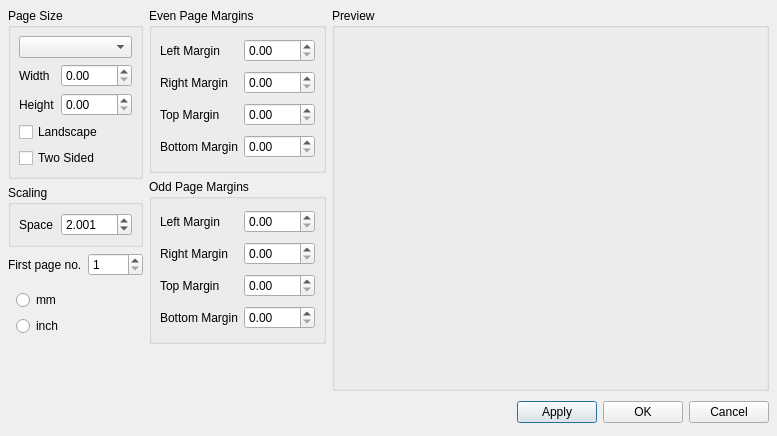
<?xml version="1.0" encoding="UTF-8"?>
<ui version="4.0">
 <class>PageSettingsBase</class>
 <widget class="QDialog" name="PageSettingsBase">
  <property name="geometry">
   <rect>
    <x>0</x>
    <y>0</y>
    <width>777</width>
    <height>436</height>
   </rect>
  </property>
  <property name="windowTitle">
   <string>MuseScore: Page Settings</string>
  </property>
  <layout class="QGridLayout">
   <property name="margin">
    <number>8</number>
   </property>
   <property name="spacing">
    <number>6</number>
   </property>
   <item row="0" column="2" rowspan="2">
    <widget class="QGroupBox" name="previewGroup">
     <property name="sizePolicy">
      <sizepolicy hsizetype="Expanding" vsizetype="Expanding">
       <horstretch>0</horstretch>
       <verstretch>0</verstretch>
      </sizepolicy>
     </property>
     <property name="title">
      <string>Preview</string>
     </property>
    </widget>
   </item>
   <item row="2" column="0" colspan="3">
    <layout class="QHBoxLayout">
     <property name="spacing">
      <number>6</number>
     </property>
     <property name="margin">
      <number>0</number>
     </property>
     <item>
      <spacer>
       <property name="orientation">
        <enum>Qt::Horizontal</enum>
       </property>
       <property name="sizeHint" stdset="0">
        <size>
         <width>131</width>
         <height>31</height>
        </size>
       </property>
      </spacer>
     </item>
     <item>
      <widget class="QPushButton" name="buttonApply">
       <property name="text">
        <string>Apply</string>
       </property>
      </widget>
     </item>
     <item>
      <widget class="QPushButton" name="buttonOk">
       <property name="text">
        <string>OK</string>
       </property>
      </widget>
     </item>
     <item>
      <widget class="QPushButton" name="buttonCancel">
       <property name="text">
        <string>Cancel</string>
       </property>
      </widget>
     </item>
    </layout>
   </item>
   <item row="0" column="0">
    <layout class="QVBoxLayout">
     <property name="spacing">
      <number>6</number>
     </property>
     <property name="margin">
      <number>0</number>
     </property>
     <item>
      <widget class="QGroupBox" name="groupBox">
       <property name="title">
        <string>Page Size</string>
       </property>
       <layout class="QGridLayout">
        <property name="margin">
         <number>8</number>
        </property>
        <property name="spacing">
         <number>6</number>
        </property>
        <item row="1" column="1">
         <widget class="QDoubleSpinBox" name="pageWidth">
          <property name="sizePolicy">
           <sizepolicy hsizetype="Minimum" vsizetype="Fixed">
            <horstretch>0</horstretch>
            <verstretch>0</verstretch>
           </sizepolicy>
          </property>
          <property name="maximum">
           <double>2000.000000000000000</double>
          </property>
         </widget>
        </item>
        <item row="2" column="1">
         <widget class="QDoubleSpinBox" name="pageHeight">
          <property name="sizePolicy">
           <sizepolicy hsizetype="Minimum" vsizetype="Fixed">
            <horstretch>0</horstretch>
            <verstretch>0</verstretch>
           </sizepolicy>
          </property>
          <property name="maximum">
           <double>2000.000000000000000</double>
          </property>
         </widget>
        </item>
        <item row="4" column="0" colspan="2">
         <widget class="QCheckBox" name="twosided">
          <property name="text">
           <string>Two Sided</string>
          </property>
         </widget>
        </item>
        <item row="3" column="0" colspan="2">
         <widget class="QCheckBox" name="landscape">
          <property name="text">
           <string>Landscape</string>
          </property>
         </widget>
        </item>
        <item row="2" column="0">
         <widget class="QLabel" name="label_3">
          <property name="text">
           <string>Height</string>
          </property>
          <property name="textFormat">
           <enum>Qt::PlainText</enum>
          </property>
          <property name="buddy">
           <cstring>pageHeight</cstring>
          </property>
         </widget>
        </item>
        <item row="1" column="0">
         <widget class="QLabel" name="label_2">
          <property name="text">
           <string>Width</string>
          </property>
          <property name="textFormat">
           <enum>Qt::PlainText</enum>
          </property>
          <property name="buddy">
           <cstring>pageWidth</cstring>
          </property>
         </widget>
        </item>
        <item row="0" column="0" colspan="2">
         <widget class="QComboBox" name="pageGroup"/>
        </item>
       </layout>
      </widget>
     </item>
     <item>
      <widget class="QGroupBox" name="groupBox_2">
       <property name="title">
        <string>Scaling</string>
       </property>
       <layout class="QHBoxLayout">
        <property name="spacing">
         <number>6</number>
        </property>
        <property name="margin">
         <number>8</number>
        </property>
        <item>
         <widget class="QLabel" name="label">
          <property name="text">
           <string>Space</string>
          </property>
          <property name="textFormat">
           <enum>Qt::PlainText</enum>
          </property>
          <property name="buddy">
           <cstring>spatiumEntry</cstring>
          </property>
         </widget>
        </item>
        <item>
         <widget class="QDoubleSpinBox" name="spatiumEntry">
          <property name="sizePolicy">
           <sizepolicy hsizetype="Minimum" vsizetype="Fixed">
            <horstretch>0</horstretch>
            <verstretch>0</verstretch>
           </sizepolicy>
          </property>
          <property name="decimals">
           <number>3</number>
          </property>
          <property name="minimum">
           <double>0.001000000000000</double>
          </property>
          <property name="maximum">
           <double>999.990000000000009</double>
          </property>
          <property name="singleStep">
           <double>0.200000000000000</double>
          </property>
          <property name="value">
           <double>2.001000000000000</double>
          </property>
         </widget>
        </item>
       </layout>
      </widget>
     </item>
     <item>
      <layout class="QHBoxLayout" name="horizontalLayout_2">
       <item>
        <widget class="QLabel" name="label_12">
         <property name="text">
          <string>First page no.</string>
         </property>
         <property name="textFormat">
          <enum>Qt::PlainText</enum>
         </property>
         <property name="buddy">
          <cstring>pageOffsetEntry</cstring>
         </property>
        </widget>
       </item>
       <item>
        <widget class="QSpinBox" name="pageOffsetEntry">
         <property name="minimum">
          <number>1</number>
         </property>
         <property name="maximum">
          <number>999</number>
         </property>
        </widget>
       </item>
      </layout>
     </item>
     <item>
      <layout class="QVBoxLayout">
       <property name="spacing">
        <number>6</number>
       </property>
       <property name="margin">
        <number>8</number>
       </property>
       <item>
        <widget class="QRadioButton" name="mmButton">
         <property name="text">
          <string>mm</string>
         </property>
        </widget>
       </item>
       <item>
        <widget class="QRadioButton" name="inchButton">
         <property name="text">
          <string>inch</string>
         </property>
        </widget>
       </item>
      </layout>
     </item>
    </layout>
   </item>
   <item row="0" column="1">
    <layout class="QVBoxLayout">
     <property name="spacing">
      <number>6</number>
     </property>
     <property name="margin">
      <number>0</number>
     </property>
     <item>
      <widget class="QGroupBox" name="groupBox_3">
       <property name="title">
        <string>Even Page Margins</string>
       </property>
       <layout class="QGridLayout">
        <property name="margin">
         <number>8</number>
        </property>
        <property name="spacing">
         <number>6</number>
        </property>
        <item row="3" column="1">
         <widget class="QDoubleSpinBox" name="evenPageBottomMargin">
          <property name="sizePolicy">
           <sizepolicy hsizetype="Preferred" vsizetype="Fixed">
            <horstretch>0</horstretch>
            <verstretch>0</verstretch>
           </sizepolicy>
          </property>
          <property name="maximum">
           <double>2000.000000000000000</double>
          </property>
         </widget>
        </item>
        <item row="2" column="1">
         <widget class="QDoubleSpinBox" name="evenPageTopMargin">
          <property name="sizePolicy">
           <sizepolicy hsizetype="Preferred" vsizetype="Fixed">
            <horstretch>0</horstretch>
            <verstretch>0</verstretch>
           </sizepolicy>
          </property>
          <property name="maximum">
           <double>2000.000000000000000</double>
          </property>
         </widget>
        </item>
        <item row="1" column="1">
         <widget class="QDoubleSpinBox" name="evenPageRightMargin">
          <property name="sizePolicy">
           <sizepolicy hsizetype="Preferred" vsizetype="Fixed">
            <horstretch>0</horstretch>
            <verstretch>0</verstretch>
           </sizepolicy>
          </property>
          <property name="maximum">
           <double>2000.000000000000000</double>
          </property>
         </widget>
        </item>
        <item row="0" column="1">
         <widget class="QDoubleSpinBox" name="evenPageLeftMargin">
          <property name="sizePolicy">
           <sizepolicy hsizetype="Fixed" vsizetype="Fixed">
            <horstretch>0</horstretch>
            <verstretch>0</verstretch>
           </sizepolicy>
          </property>
          <property name="maximum">
           <double>2000.000000000000000</double>
          </property>
         </widget>
        </item>
        <item row="3" column="0">
         <widget class="QLabel" name="label_7">
          <property name="text">
           <string>Bottom Margin</string>
          </property>
          <property name="textFormat">
           <enum>Qt::PlainText</enum>
          </property>
          <property name="buddy">
           <cstring>evenPageBottomMargin</cstring>
          </property>
         </widget>
        </item>
        <item row="2" column="0">
         <widget class="QLabel" name="label_6">
          <property name="text">
           <string>Top Margin</string>
          </property>
          <property name="textFormat">
           <enum>Qt::PlainText</enum>
          </property>
          <property name="buddy">
           <cstring>evenPageTopMargin</cstring>
          </property>
         </widget>
        </item>
        <item row="1" column="0">
         <widget class="QLabel" name="label_5">
          <property name="text">
           <string>Right Margin</string>
          </property>
          <property name="textFormat">
           <enum>Qt::PlainText</enum>
          </property>
          <property name="buddy">
           <cstring>evenPageRightMargin</cstring>
          </property>
         </widget>
        </item>
        <item row="0" column="0">
         <widget class="QLabel" name="label_4">
          <property name="text">
           <string>Left Margin</string>
          </property>
          <property name="textFormat">
           <enum>Qt::PlainText</enum>
          </property>
          <property name="buddy">
           <cstring>evenPageLeftMargin</cstring>
          </property>
         </widget>
        </item>
       </layout>
      </widget>
     </item>
     <item>
      <widget class="QGroupBox" name="groupBox_4">
       <property name="title">
        <string>Odd Page Margins</string>
       </property>
       <layout class="QGridLayout">
        <property name="margin">
         <number>8</number>
        </property>
        <property name="spacing">
         <number>6</number>
        </property>
        <item row="3" column="1">
         <widget class="QDoubleSpinBox" name="oddPageBottomMargin">
          <property name="sizePolicy">
           <sizepolicy hsizetype="Preferred" vsizetype="Fixed">
            <horstretch>0</horstretch>
            <verstretch>0</verstretch>
           </sizepolicy>
          </property>
          <property name="maximum">
           <double>2000.000000000000000</double>
          </property>
         </widget>
        </item>
        <item row="2" column="1">
         <widget class="QDoubleSpinBox" name="oddPageTopMargin">
          <property name="sizePolicy">
           <sizepolicy hsizetype="Preferred" vsizetype="Fixed">
            <horstretch>0</horstretch>
            <verstretch>0</verstretch>
           </sizepolicy>
          </property>
          <property name="maximum">
           <double>2000.000000000000000</double>
          </property>
         </widget>
        </item>
        <item row="1" column="1">
         <widget class="QDoubleSpinBox" name="oddPageRightMargin">
          <property name="sizePolicy">
           <sizepolicy hsizetype="Preferred" vsizetype="Fixed">
            <horstretch>0</horstretch>
            <verstretch>0</verstretch>
           </sizepolicy>
          </property>
          <property name="maximum">
           <double>2000.000000000000000</double>
          </property>
         </widget>
        </item>
        <item row="0" column="1">
         <widget class="QDoubleSpinBox" name="oddPageLeftMargin">
          <property name="sizePolicy">
           <sizepolicy hsizetype="Fixed" vsizetype="Fixed">
            <horstretch>0</horstretch>
            <verstretch>0</verstretch>
           </sizepolicy>
          </property>
          <property name="maximum">
           <double>2000.000000000000000</double>
          </property>
         </widget>
        </item>
        <item row="3" column="0">
         <widget class="QLabel" name="label_11">
          <property name="text">
           <string>Bottom Margin</string>
          </property>
          <property name="textFormat">
           <enum>Qt::PlainText</enum>
          </property>
          <property name="buddy">
           <cstring>oddPageBottomMargin</cstring>
          </property>
         </widget>
        </item>
        <item row="2" column="0">
         <widget class="QLabel" name="label_10">
          <property name="text">
           <string>Top Margin</string>
          </property>
          <property name="textFormat">
           <enum>Qt::PlainText</enum>
          </property>
          <property name="buddy">
           <cstring>oddPageTopMargin</cstring>
          </property>
         </widget>
        </item>
        <item row="1" column="0">
         <widget class="QLabel" name="label_9">
          <property name="text">
           <string>Right Margin</string>
          </property>
          <property name="textFormat">
           <enum>Qt::PlainText</enum>
          </property>
          <property name="buddy">
           <cstring>oddPageRightMargin</cstring>
          </property>
         </widget>
        </item>
        <item row="0" column="0">
         <widget class="QLabel" name="label_8">
          <property name="text">
           <string>Left Margin</string>
          </property>
          <property name="textFormat">
           <enum>Qt::PlainText</enum>
          </property>
          <property name="buddy">
           <cstring>oddPageLeftMargin</cstring>
          </property>
         </widget>
        </item>
       </layout>
      </widget>
     </item>
    </layout>
   </item>
   <item row="1" column="0">
    <spacer name="verticalSpacer">
     <property name="orientation">
      <enum>Qt::Vertical</enum>
     </property>
     <property name="sizeHint" stdset="0">
      <size>
       <width>20</width>
       <height>40</height>
      </size>
     </property>
    </spacer>
   </item>
  </layout>
 </widget>
 <tabstops>
  <tabstop>buttonApply</tabstop>
  <tabstop>buttonOk</tabstop>
  <tabstop>buttonCancel</tabstop>
  <tabstop>pageGroup</tabstop>
  <tabstop>pageWidth</tabstop>
  <tabstop>pageHeight</tabstop>
  <tabstop>landscape</tabstop>
  <tabstop>twosided</tabstop>
  <tabstop>spatiumEntry</tabstop>
  <tabstop>mmButton</tabstop>
  <tabstop>inchButton</tabstop>
  <tabstop>evenPageLeftMargin</tabstop>
  <tabstop>evenPageRightMargin</tabstop>
  <tabstop>evenPageTopMargin</tabstop>
  <tabstop>evenPageBottomMargin</tabstop>
  <tabstop>oddPageLeftMargin</tabstop>
  <tabstop>oddPageRightMargin</tabstop>
  <tabstop>oddPageTopMargin</tabstop>
  <tabstop>oddPageBottomMargin</tabstop>
 </tabstops>
 <resources/>
 <connections>
  <connection>
   <sender>buttonOk</sender>
   <signal>clicked()</signal>
   <receiver>PageSettingsBase</receiver>
   <slot>accept()</slot>
   <hints>
    <hint type="sourcelabel">
     <x>278</x>
     <y>253</y>
    </hint>
    <hint type="destinationlabel">
     <x>96</x>
     <y>254</y>
    </hint>
   </hints>
  </connection>
  <connection>
   <sender>buttonCancel</sender>
   <signal>clicked()</signal>
   <receiver>PageSettingsBase</receiver>
   <slot>reject()</slot>
   <hints>
    <hint type="sourcelabel">
     <x>369</x>
     <y>253</y>
    </hint>
    <hint type="destinationlabel">
     <x>179</x>
     <y>282</y>
    </hint>
   </hints>
  </connection>
 </connections>
</ui>
